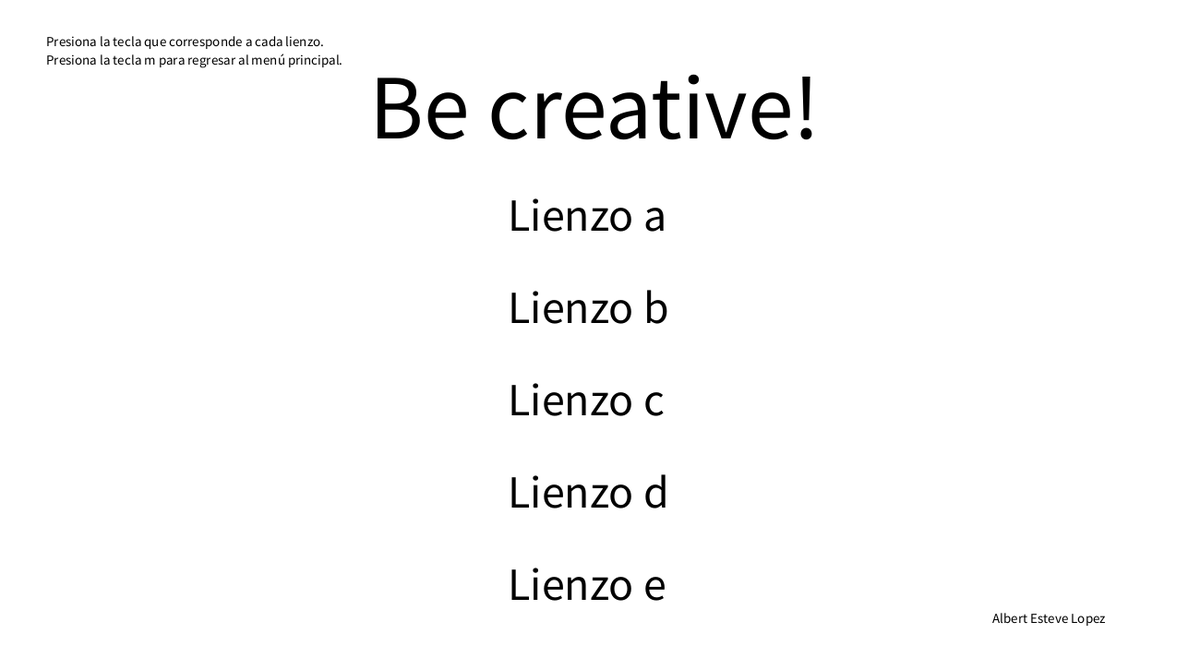
Frame 1 (no input)
Frame 60 (the mouse pressed at the canvas centre just before this capture): identical to frame 1, image omitted
Frame 120 (the mouse held since frame 60 and released just before this capture): identical to frame 1, image omitted

The Processing sketch that drew this single still picture (run headless with seeded random() and noise(); from frame 60 on, the mouse is pressed at the canvas centre):

// Processing sketch: processing_171170
// ── processing_171170.pde

int tamanyoLinea = 1;
int color1 = 0;
int color2 = 0;
int color3 = 0;
int inicio2 = 1;

boolean lineaRecta = true;
boolean boton1 = true;
boolean clickSuma = true;
boolean clickResta = true;
boolean inicio = true;
boolean carga = true;
boolean reset = true;
boolean primerClick = true;
boolean ellipseRandom = true;
boolean lienzoC = true;
boolean ellipseNoise = true;
boolean colorRojo = true;
boolean colorVerde = true;
boolean colorAzul = true;
boolean colorNegro = true;
boolean colorGoma = true;
boolean lineaE = true;

void setup(){
  size(1300, 700);
  background(255,255,255);
  //pantalla principal
  fill(0,0,0);
  textSize(15);
  text("Presiona la tecla que corresponde a cada lienzo.", 50, 50);
  text("Presiona la tecla m para regresar al menú principal.", 50, 70);
  text("Albert Esteve Lopez",1075,675);
  textSize(100);
  text("Be creative!",400, 150);
  textSize(50);
  text("Lienzo a", 550, 250);
  text("Lienzo b", 550, 350);
  text("Lienzo c", 550, 450);
  text("Lienzo d", 550, 550);
  text("Lienzo e", 550, 650);
    
}

void draw(){

  println(mouseX + " : " + pmouseY);
 //items del menu a b c d e 
  if (key == 'a') {
    
  //linea ejemplo
   strokeWeight(tamanyoLinea);
   line (10, 25, 100, 25);

  //Linea recta
   if (lineaRecta == false) {
     //linea para dibujar
       stroke(color1,color2,color3);
       strokeWeight(tamanyoLinea);
       strokeCap(ROUND);
       line (mouseX, mouseY, pmouseX, pmouseY);
       stroke(0,0,0);
    }

  //boton + 1 a la linea 
  fill(255,255,255);
  strokeWeight(1);
  rect(25,50,50,50);
  fill(0,0,0);
  rect(45,55,10,40);
  rect(30,70,40,10);
  
  if (clickSuma == false && mouseX > 25 && mouseY >50 && mouseX < 75 && mouseY < 100 ) {
     tamanyoLinea = tamanyoLinea + 1;
       clickSuma = true;
    }
    
    
  //boton - 1 a la linea 
  fill(255,255,255);
  strokeWeight(1);
  rect(25,125,50,50);
  fill(0,0,0);
  rect(30,145,40,10);
  
  
    
   if (clickResta == false && mouseX > 25 && mouseY >125 && mouseX < 75 && mouseY < 175 ) {
     tamanyoLinea = tamanyoLinea - 1;
       clickResta = true;
       noStroke();
       fill(255,255,255);
       rect(0,0,125,49);
       stroke(0,0,0);
    }
    //color rojo
    if (colorRojo == false && mouseX > 25 && mouseY >200 && mouseX < 75 && mouseY < 250 ) {
     
       //reset colores
       color1 = 0;
       color2 = 0;
       color3 = 0;
       //nuevo color
       color1 = 255;
       
    }
    //boton color rojo
      fill(255,0,0);
      strokeWeight(1);
      rect(25,200,50,50);
      fill(0,0,0);
      rect(30,145,40,10);
      
      //color verde
    if (colorVerde == false && mouseX > 25 && mouseY >275 && mouseX < 75 && mouseY < 325 ) {
     
       //reset colores
       color1 = 0;
       color2 = 0;
       color3 = 0;
       //nuevo color
       color2 = 255;
       
    }
    //boton color verde
      fill(0,255,0);
      strokeWeight(1);
      rect(25,275,50,50);
      fill(0,0,0);
      rect(30,145,40,10);
      
    //color azul
    if (colorAzul == false && mouseX > 25 && mouseY >350 && mouseX < 75 && mouseY < 400 ) {
     
       //reset colores
       color1 = 0;
       color2 = 0;
       color3 = 0;
       //nuevo color
       color3 = 255;
       
    }
    //boton color azul
      fill(0,0,255);
      strokeWeight(1);
      rect(25,350,50,50);
      fill(0,0,0);
      rect(30,145,40,10);
      
       //color negro
    if (colorNegro == false && mouseX > 25 && mouseY >425 && mouseX < 75 && mouseY < 475 ) {
     
       //reset colores
       color1 = 0;
       color2 = 0;
       color3 = 0;
       
       
    }
    //boton color negro
      fill(0,0,0);
      strokeWeight(1);
      rect(25,425,50,50);
      fill(0,0,0);
      rect(30,145,40,10);
      
       //color goma
    if (colorGoma == false && mouseX > 25 && mouseY >500 && mouseX < 75 && mouseY < 550 ) {
     
       ///reset colores
       color1 = 0;
       color2 = 0;
       color3 = 0;
       //nuevo color
       color1 = 255;
       color2 = 255;
       color3 = 255;
       
    }
    //boton color goma
      fill(255,255,255);
      strokeWeight(1);
      rect(25,500,50,50);
      fill(0,0,0);
      rect(30,145,40,10);
      
  }
   if (key == 'b') {
    if (ellipseRandom == false) {
     
       fill(random(255),random(255),random(255));
       line (mouseX, mouseY, 0, 0);
    }

  }
  
  if (key == 'c') {
    if (lienzoC == false) {
     
       fill(random(255),random(255),random(255));
       ellipse (mouseX, mouseY, mouseX, mouseY);
    }

  }
  if (key == 'd') {
    if (ellipseNoise == false) {
     
       fill(random(255),random(255),random(255));
       ellipse (mouseX, 350, noise(500),random(500));
    }

  }
    if (key == 'e') {
    if (lineaE == false) {
     
      line (mouseX, 0,0, mouseY);
      line (0, mouseY, mouseX,0);
      
    }

  }
  
}
void mousePressed() {
   lineaRecta = false;
   boton1 = false;
   clickSuma = false;
   clickResta = false;
   inicio = false;
   primerClick = false;
   ellipseRandom = false;
   lienzoC = false;
   ellipseNoise = false;
   colorRojo = false;
   colorVerde = false;
   colorAzul = false;
   colorNegro = false;
   colorGoma = false;
   lineaE = false;
}
 
void mouseReleased() {
    lineaRecta = true;
    boton1 = true;
    clickSuma = true;
    clickResta = true;
    ellipseRandom = true;
    lienzoC = true;
    ellipseNoise = true;
    colorRojo = true;
    colorVerde = true;
    colorAzul = true;
    colorNegro = true;
    colorGoma = true;
    lineaE = true;
}
void keyPressed() {
  if (key == 'r' || key == 'a' || key == 'b' || key == 'c' || key == 'd' || key == 'e'){
  background(255,255,255);
   
  }
  if(key == 'm'){
  background(255,255,255);
  fill(0,0,0);
  textSize(15);
  text("Presiona la tecla que corresponde a cada lienzo.", 50, 50);
  text("Presiona la tecla m para regresar al menú principal.", 50, 70);
  text("Albert Esteve Lopez",1075,675);
  textSize(100);
  text("Be creative!",400, 150);
  textSize(50);
  text("Lienzo a", 550, 250);
  text("Lienzo b", 550, 350);
  text("Lienzo c", 550, 450);
  text("Lienzo d", 550, 550);
  text("Lienzo e", 550, 650);
  }
  
  
}
